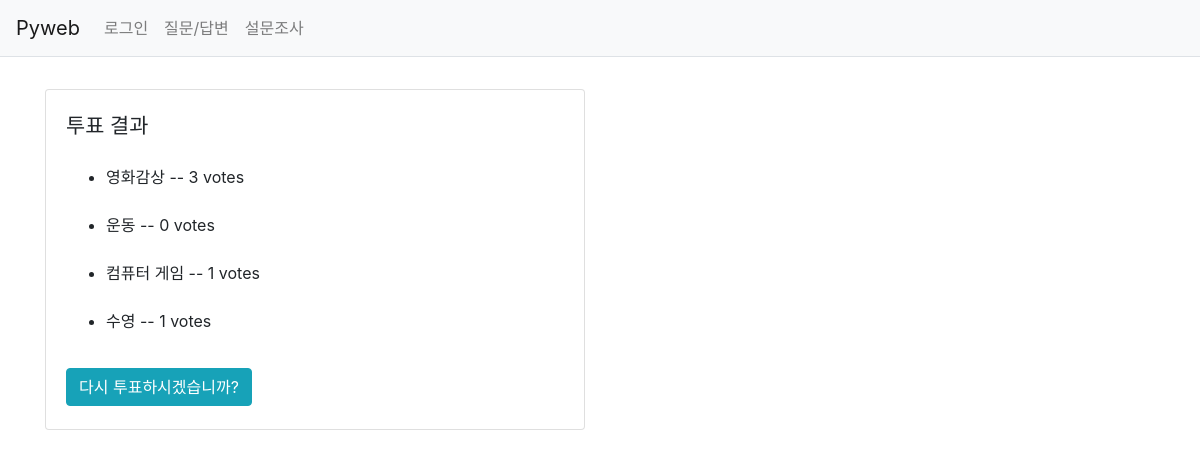
The page /poll/1/result/ on the database as committed earlier.
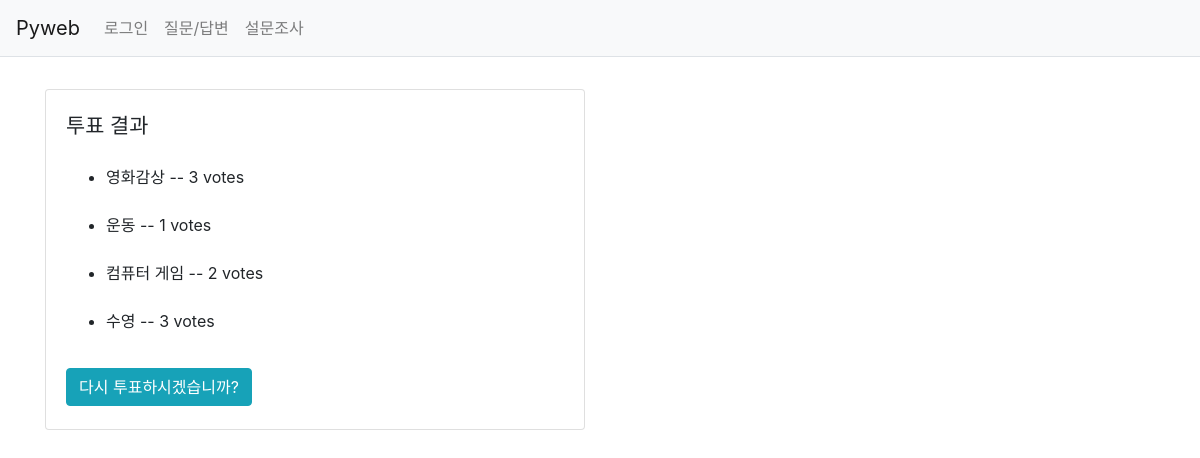
The same page on the database as committed later.
### poll/models.py (models this page shows, shortened)
class Choice(models.Model):
    question = models.ForeignKey(Question, on_delete=models.CASCADE)
    choice_text = models.CharField(max_length=200)
    votes = models.IntegerField(default=0)

### poll/views.py (the view)
# urls.py: path('<int:question_id>/result/', views.result, name='result'),
def result(request, question_id):
    question = get_object_or_404(Question, pk=question_id)
    context = {'question':question}
    return render(request, 'poll/result.html', context)

### templates/poll/result.html
{% extends 'base.html' %}
{% block content %}
    <div class="container my-3">
        <div class="row">
            <div class="col-6">
                <div class="card my-3">
                    <div class="card-body">
                        <div class="card-title" style="font-size: 1.3rem">투표 결과</div>
                        <div class="card-text" style="line-height: 3rem">
                            <ul>
                                {% for choice in question.choice_set.all %}
                                <li>
                                    {{ choice.choice_text }} -- {{ choice.votes }} votes
                                </li>
                                {% endfor %}
                            </ul>
                            <a href="{% url 'poll:detail' question.id %}" class="btn btn-info">다시 투표하시겠습니까?</a>
                        </div>
                    </div>
                </div>
            </div>
        </div>
    </div>
{% endblock %}

Rows that differ between the two databases and show on the page:
changed Choice "운동": votes "0" → "1"
changed Choice "컴퓨터 게임": votes "1" → "2"
changed Choice "수영": votes "1" → "3"
